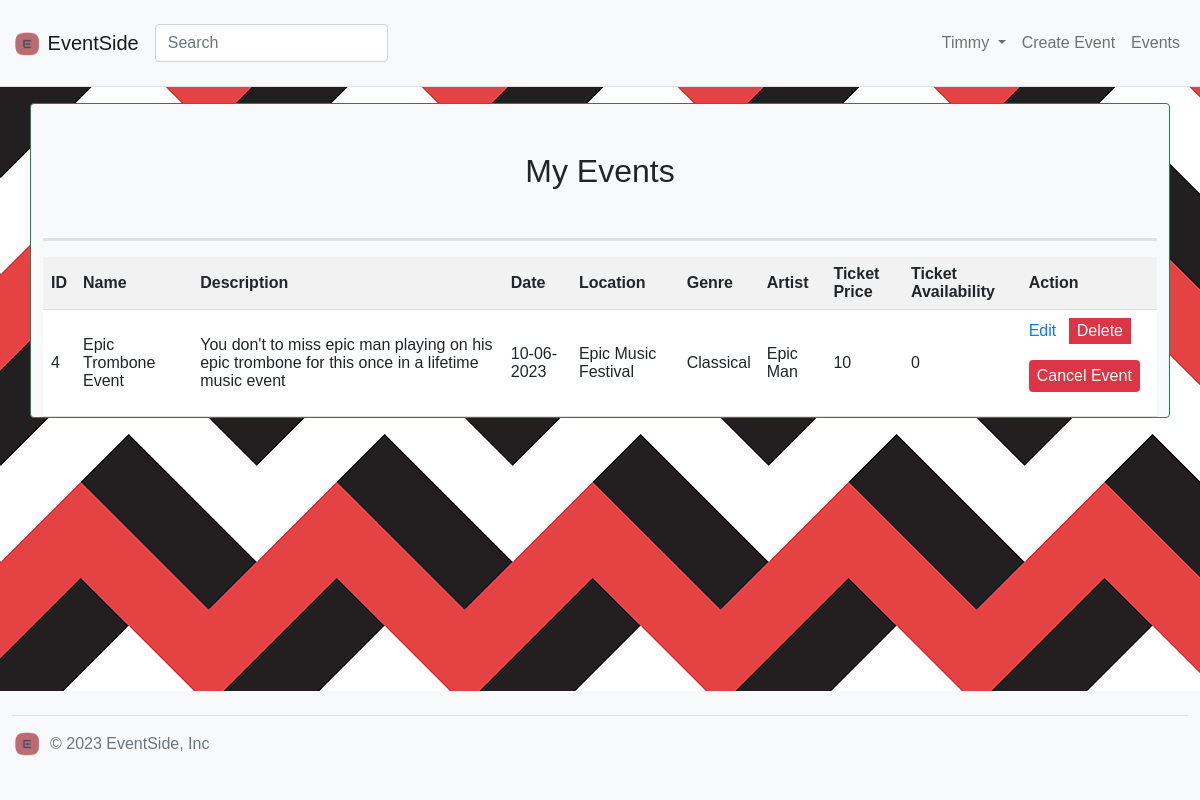
Page /events/my-events (signed in) on the committed database.
### website/models.py (models this page shows)
class User(db.Model, UserMixin):
    __tablename__='users'
    id = db.Column(db.Integer, primary_key=True, unique=True)
    name = db.Column(db.String(100), index=True, nullable=False)
    emailid = db.Column(db.String(100), index=True, nullable=False, unique=True)
    password_hash = db.Column(db.String(255), nullable=False)
    contact_number = db.Column(db.String(11))
    comments = db.relationship('Comment', backref='user')

class Event(db.Model):
    __tablename__ = 'events'
    id = db.Column(db.Integer, primary_key=True)
    name = db.Column(db.String(80))
    description = db.Column(db.String(200))
    image = db.Column(db.String(400))
    location = db.Column(db.String(50))
    genre = db.Column(db.String(50))
    artist = db.Column(db.String(50))
    _status = db.Column('status', db.String(20), default="OPEN")
    date = db.Column(db.String(10))
    number_of_tickets = db.Column(db.Integer)
    ticket_price = db.Column(db.Integer)
    user_id = db.Column(db.Integer, db.ForeignKey('users.id'))
    comments = db.relationship('Comment', backref='event')
    @property
    def status(self):
        event_date = datetime.strptime(self.date, "%d-%m-%Y").date()
        today = datetime.now().date()
        if event_date < today:
            return "INACTIVE"
        return self._status
    @status.setter
    def status(self, value):
        self._status = value

### website/event.py (the view)
@bp.route('/my-events')
@login_required
def my_events():
    try:
        user_events = Event.query.filter_by(user_id=current_user.id).all()
        return render_template('myEvents.html', events=user_events)
    except Exception as e:
        flash('An error occurred while retrieving your events. Please try again later.', 'danger')
        app.logger.error(f'Error retrieving user events: {str(e)}')
        return redirect(url_for('home'))

### website/__init__.py (called while the page is built)
def create_app():
    bootstrap = Bootstrap5(app)
    app.secret_key='wWW07KyIZIx2lDnaK5LYeHmtEXORydZa'
    app.config['SQLALCHEMY_DATABASE_URI']='sqlite:///eventdb.sqlite'
    db.init_app(app)
    login_manager = LoginManager()
    login_manager.login_view='auth.login'
    login_manager.init_app(app)
    from .models import User  # Importing here to avoid circular references
    @login_manager.user_loader
    def load_user(user_id):
        return User.query.get(int(user_id))
    from . import views
    app.register_blueprint(views.mainbp)
    from . import event
    app.register_blueprint(event.bp)
    from . import auth
    app.register_blueprint(auth.bp)
    return app

### website/templates/myEvents.html (shortened to what this page needs)
{% extends 'base.html' %} {% block content %}
<div
  class="container bg-light rounded border border-dark-subtle border-success border-opacity-25 my-3"
>
  <h2 class="text-center my-5">My Events</h2>
  <div
    class="container mt-3 mb-3 border-bottom border-dark-subtle border-3 rounded-pill"
  ></div>
  <table class="event-table">
    <thead>
      <tr>
        <th>ID</th>
        <th>Name</th>
        <th>Description</th>
        <th>Date</th>
        <th>Location</th>
        <th>Genre</th>
        <th>Artist</th>
        <th>Ticket Price</th>
        <th>Ticket Availability</th>
        <th>Action</th>
      </tr>
    </thead>
    <tbody>
      {% for event in events %}
      <tr>
        <td>{{ event.id }}</td>
        <td>{{ event.name }}</td>
        <td>{{ event.description }}</td>
        <td>{{ event.date }}</td>
        <td>{{ event.location }}</td>
        <td>{{ event.genre }}</td>
        <td>{{ event.artist }}</td>
        <td>{{ event.ticket_price }}</td>
        <td>{{ event.number_of_tickets }}</td>
        <td>
          <a href="{{ url_for('event.update', id=event.id) }}">Edit</a>
          <form
            action="{{ url_for('event.delete', id=event.id) }}"
            method="POST"
            class="delete-form"
          >
            <button type="submit" onclick="return confirmDelete(event)">
              Delete
            </button>
          </form>
          <form
            action="{{ url_for('event.cancel_event', id=event.id) }}"
            method="POST"
            onsubmit="return confirmCancel(event);"
          >
            {% if event.status == 'CANCELLED' %}
            <button type="submit" class="btn btn-danger" disabled>
              Event Cancelled
            </button>
            <span class="text-muted"
              >This event has already been cancelled</span
            >
            {% else %}
            <button type="submit" class="btn btn-danger">Cancel Event</button>
            {% endif %}
          </form>
        </td>
      </tr>
      {% endfor %}
    </tbody>
  </table>
</div>
{% endblock %}

### website/templates/base.html (shortened to what this page needs)
<html>
  <head>
    <link
      href="https://cdn.jsdelivr.net/npm/bootstrap@5.0.0-beta3/dist/css/bootstrap.min.css"
      rel="stylesheet"
    />
    <link rel="stylesheet" type="text/css" href="../static/css/style.css" />
  </head>
  <body>
    <header class="bg-light border-bottom">
      <nav class="navbar navbar-expand-lg navbar-light bg-light">
        <div class="container-fluid">
          <a class="navbar-brand" href="/">
            <img
              src="/static/images/EventSideIMG.png"
              alt="Logo"
              width="30"
              height="24"
              class="d-inline-block align-text-top"
            />
            EventSide
          </a>
          <form
            class="form-inline pt-3"
            action="{{ url_for('main.search') }}"
            method="GET"
          >
            <input
              class="form-control"
              type="search"
              name="search"
              placeholder="Search"
              aria-label="Search"
            />
          </form>
          <div
            class="collapse navbar-collapse justify-content-end"
            id="navbarSupportedContent"
          >
            <div class="navbar-nav ml-auto">
              {% if current_user.is_authenticated %}
              <div class="nav-item dropdown">
                <a
                  class="nav-link dropdown-toggle"
                  href="#"
                  id="navbarDropdown"
                  role="button"
                  data-bs-toggle="dropdown"
                  aria-expanded="false"
                >
                  {{ current_user.name }}
                </a>
              </div>
              <a class="nav-item nav-link" href="{{ url_for('event.create') }}"
                >Create Event</a
              >
              {% endif %}
              <a class="nav-item nav-link" href="{{ url_for('main.index') }}"
                >Events</a
              >
            </div>
          </div>
        </div>
      </nav>
    </header>
    {% block content %} {% endblock %}
    <div class="container-fluid bg-light pb-1 ">
      <footer
        class="d-flex flex-wrap justify-content-between align-items-center py-3 my-4 border-top w-100"
      >
        <div class="col-md-4 d-flex align-items-center">
          <a
            href="/"
            class="mb-3 me-2 mb-md-0 text-muted text-decoration-none lh-1"
          >
            <img
              src="../static/images/EventSideIMG.png"
              alt="Logo"
              width="30"
              height="24"
              class="d-inline-block align-text-top"
            />
          </a>
          <span class="mb-3 mb-md-0 text-muted">© 2023 EventSide, Inc</span>
        </div>
      </footer>
    </div>
  </body>
</html>

### website/static/css/style.css (style rules this page uses)
body { background-image: url(../images/backgroundpattern.png); font-family: "Arial", sans-serif; min-height: 100vh; display: flex; flex-direction: column; }
.event-table { background-color: white; border-collapse: collapse; width: 100%; }
.event-table th, .event-table td { padding: 8px; text-align: left; border-bottom: 1px solid #ddd; }
.event-table th { background-color: #f2f2f2; font-weight: bold; }
.event-table a { margin-right: 8px; color: #007bff; text-decoration: none; }
.event-table form { display: inline-block; }
.event-table button { padding: 4px 8px; background-color: #dc3545; color: white; border: none; cursor: pointer; }

### rows in the picture
User: name "Timmy"
Event: id "4", name "Epic Trombone Event", description "You don't to miss epic man playing on his epic trombone for this once in a lifetime music event", date "10-06-2023", location "Epic Music Festival", genre "Classical", artist "Epic Man", ticket_price "10", number_of_tickets "0", shows "Cancel Event"
